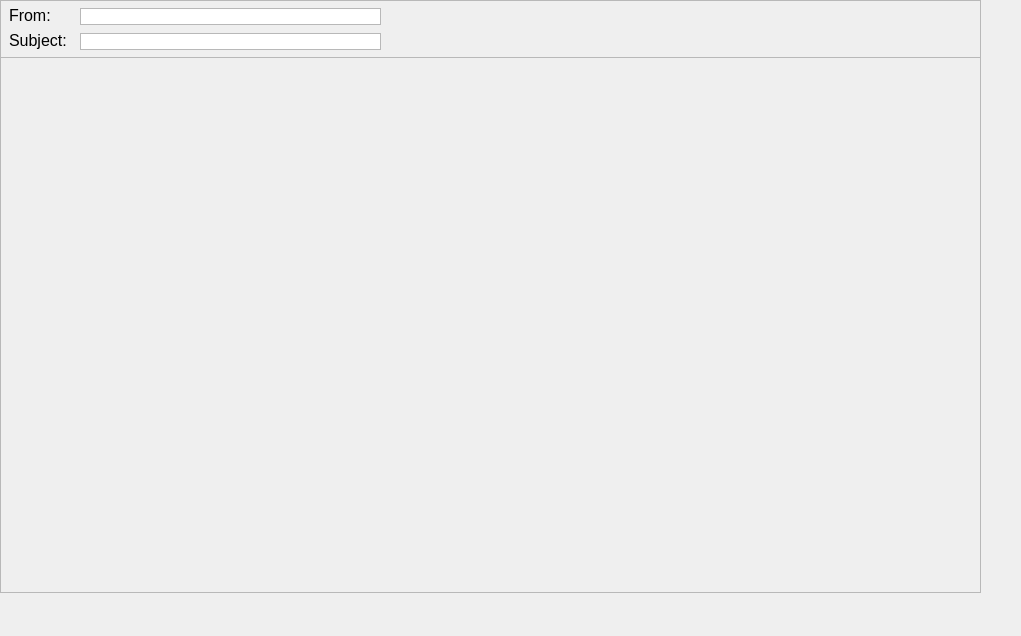
<?xml version="1.0" encoding="UTF-8"?>
<ui version="4.0">
 <class>MessageView</class>
 <widget class="QWidget" name="MessageView">
  <property name="geometry">
   <rect>
    <x>0</x>
    <y>0</y>
    <width>1021</width>
    <height>636</height>
   </rect>
  </property>
  <property name="windowTitle">
   <string>Form</string>
  </property>
  <widget class="QFrame" name="frame">
   <property name="geometry">
    <rect>
     <x>0</x>
     <y>52</y>
     <width>981</width>
     <height>541</height>
    </rect>
   </property>
   <property name="sizePolicy">
    <sizepolicy hsizetype="Preferred" vsizetype="Expanding">
     <horstretch>0</horstretch>
     <verstretch>0</verstretch>
    </sizepolicy>
   </property>
   <property name="frameShape">
    <enum>QFrame::StyledPanel</enum>
   </property>
   <property name="frameShadow">
    <enum>QFrame::Raised</enum>
   </property>
  </widget>
  <widget class="QFrame" name="frame_info">
   <property name="geometry">
    <rect>
     <x>0</x>
     <y>0</y>
     <width>981</width>
     <height>58</height>
    </rect>
   </property>
   <property name="autoFillBackground">
    <bool>true</bool>
   </property>
   <property name="frameShape">
    <enum>QFrame::StyledPanel</enum>
   </property>
   <property name="frameShadow">
    <enum>QFrame::Raised</enum>
   </property>
   <widget class="QLabel" name="label">
    <property name="geometry">
     <rect>
      <x>9</x>
      <y>9</y>
      <width>47</width>
      <height>13</height>
     </rect>
    </property>
    <property name="font">
     <font>
      <pointsize>12</pointsize>
     </font>
    </property>
    <property name="text">
     <string>From:</string>
    </property>
   </widget>
   <widget class="QTextEdit" name="from_edit">
    <property name="geometry">
     <rect>
      <x>80</x>
      <y>8</y>
      <width>301</width>
      <height>17</height>
     </rect>
    </property>
    <property name="sizePolicy">
     <sizepolicy hsizetype="Fixed" vsizetype="Fixed">
      <horstretch>0</horstretch>
      <verstretch>0</verstretch>
     </sizepolicy>
    </property>
    <property name="acceptDrops">
     <bool>false</bool>
    </property>
    <property name="inputMethodHints">
     <set>Qt::ImhNone</set>
    </property>
    <property name="frameShape">
     <enum>QFrame::StyledPanel</enum>
    </property>
    <property name="verticalScrollBarPolicy">
     <enum>Qt::ScrollBarAlwaysOff</enum>
    </property>
    <property name="horizontalScrollBarPolicy">
     <enum>Qt::ScrollBarAsNeeded</enum>
    </property>
    <property name="undoRedoEnabled">
     <bool>false</bool>
    </property>
    <property name="readOnly">
     <bool>true</bool>
    </property>
    <property name="html">
     <string>&lt;!DOCTYPE HTML PUBLIC &quot;-//W3C//DTD HTML 4.0//EN&quot; &quot;http://www.w3.org/TR/REC-html40/strict.dtd&quot;&gt;
&lt;html&gt;&lt;head&gt;&lt;meta name=&quot;qrichtext&quot; content=&quot;1&quot; /&gt;&lt;style type=&quot;text/css&quot;&gt;
p, li { white-space: pre-wrap; }
&lt;/style&gt;&lt;/head&gt;&lt;body style=&quot; font-family:'MS Shell Dlg 2'; font-size:8.25pt; font-weight:400; font-style:normal;&quot;&gt;
&lt;p style=&quot;-qt-paragraph-type:empty; margin-top:0px; margin-bottom:0px; margin-left:0px; margin-right:0px; -qt-block-indent:0; text-indent:0px; font-family:'MS Shell Dlg 2';&quot;&gt;&lt;br /&gt;&lt;/p&gt;&lt;/body&gt;&lt;/html&gt;</string>
    </property>
   </widget>
   <widget class="QLabel" name="label_2">
    <property name="geometry">
     <rect>
      <x>9</x>
      <y>30</y>
      <width>61</width>
      <height>21</height>
     </rect>
    </property>
    <property name="font">
     <font>
      <pointsize>12</pointsize>
     </font>
    </property>
    <property name="text">
     <string>Subject:</string>
    </property>
   </widget>
   <widget class="QTextEdit" name="subject_edit">
    <property name="geometry">
     <rect>
      <x>80</x>
      <y>33</y>
      <width>301</width>
      <height>17</height>
     </rect>
    </property>
    <property name="sizePolicy">
     <sizepolicy hsizetype="Fixed" vsizetype="Fixed">
      <horstretch>0</horstretch>
      <verstretch>0</verstretch>
     </sizepolicy>
    </property>
    <property name="acceptDrops">
     <bool>false</bool>
    </property>
    <property name="inputMethodHints">
     <set>Qt::ImhNone</set>
    </property>
    <property name="frameShape">
     <enum>QFrame::StyledPanel</enum>
    </property>
    <property name="verticalScrollBarPolicy">
     <enum>Qt::ScrollBarAlwaysOff</enum>
    </property>
    <property name="horizontalScrollBarPolicy">
     <enum>Qt::ScrollBarAsNeeded</enum>
    </property>
    <property name="undoRedoEnabled">
     <bool>false</bool>
    </property>
    <property name="readOnly">
     <bool>true</bool>
    </property>
    <property name="html">
     <string>&lt;!DOCTYPE HTML PUBLIC &quot;-//W3C//DTD HTML 4.0//EN&quot; &quot;http://www.w3.org/TR/REC-html40/strict.dtd&quot;&gt;
&lt;html&gt;&lt;head&gt;&lt;meta name=&quot;qrichtext&quot; content=&quot;1&quot; /&gt;&lt;style type=&quot;text/css&quot;&gt;
p, li { white-space: pre-wrap; }
&lt;/style&gt;&lt;/head&gt;&lt;body style=&quot; font-family:'MS Shell Dlg 2'; font-size:8.25pt; font-weight:400; font-style:normal;&quot;&gt;
&lt;p style=&quot;-qt-paragraph-type:empty; margin-top:0px; margin-bottom:0px; margin-left:0px; margin-right:0px; -qt-block-indent:0; text-indent:0px; font-family:'MS Shell Dlg 2';&quot;&gt;&lt;br /&gt;&lt;/p&gt;&lt;/body&gt;&lt;/html&gt;</string>
    </property>
   </widget>
  </widget>
 </widget>
 <resources/>
 <connections/>
</ui>
